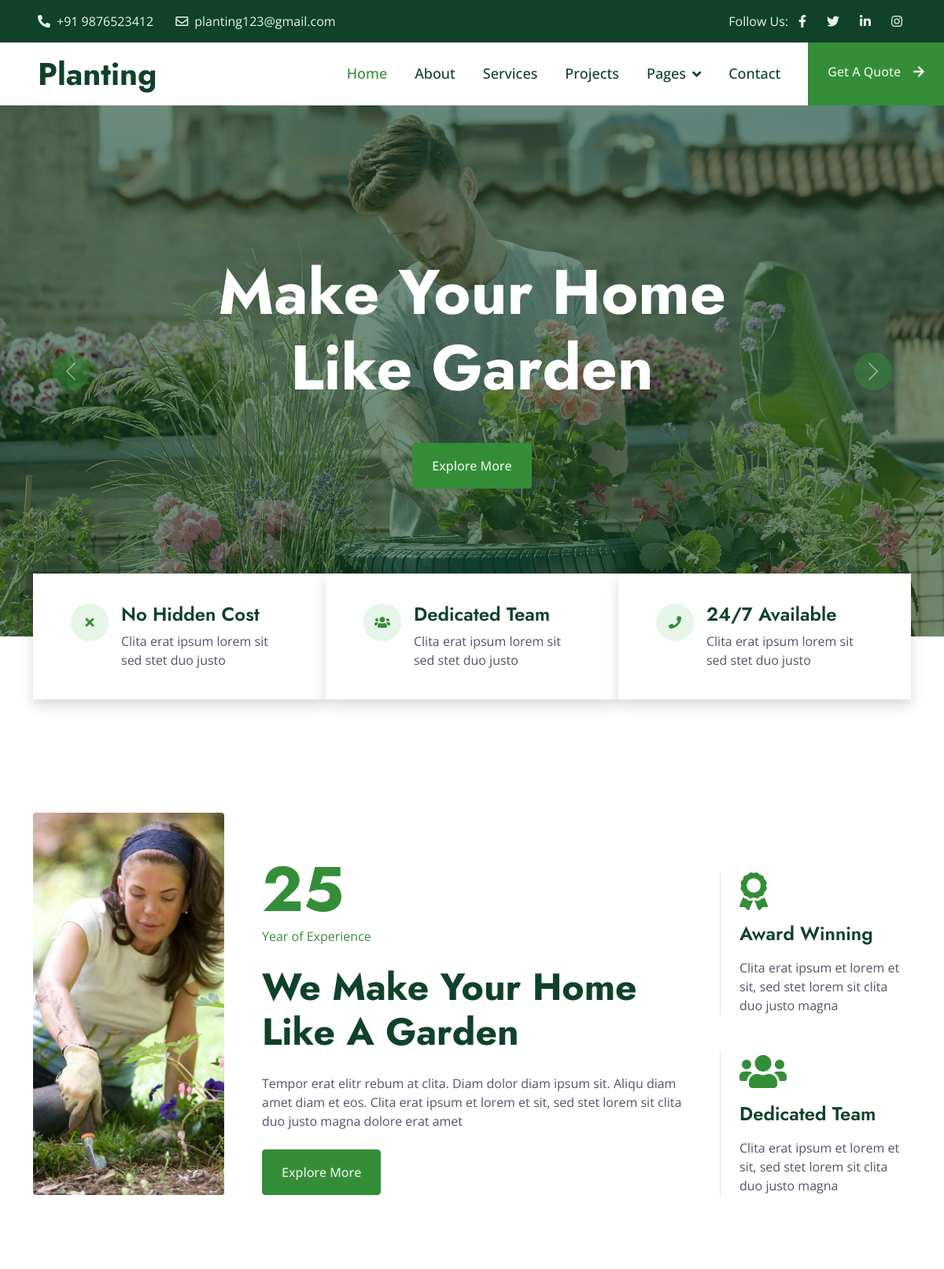
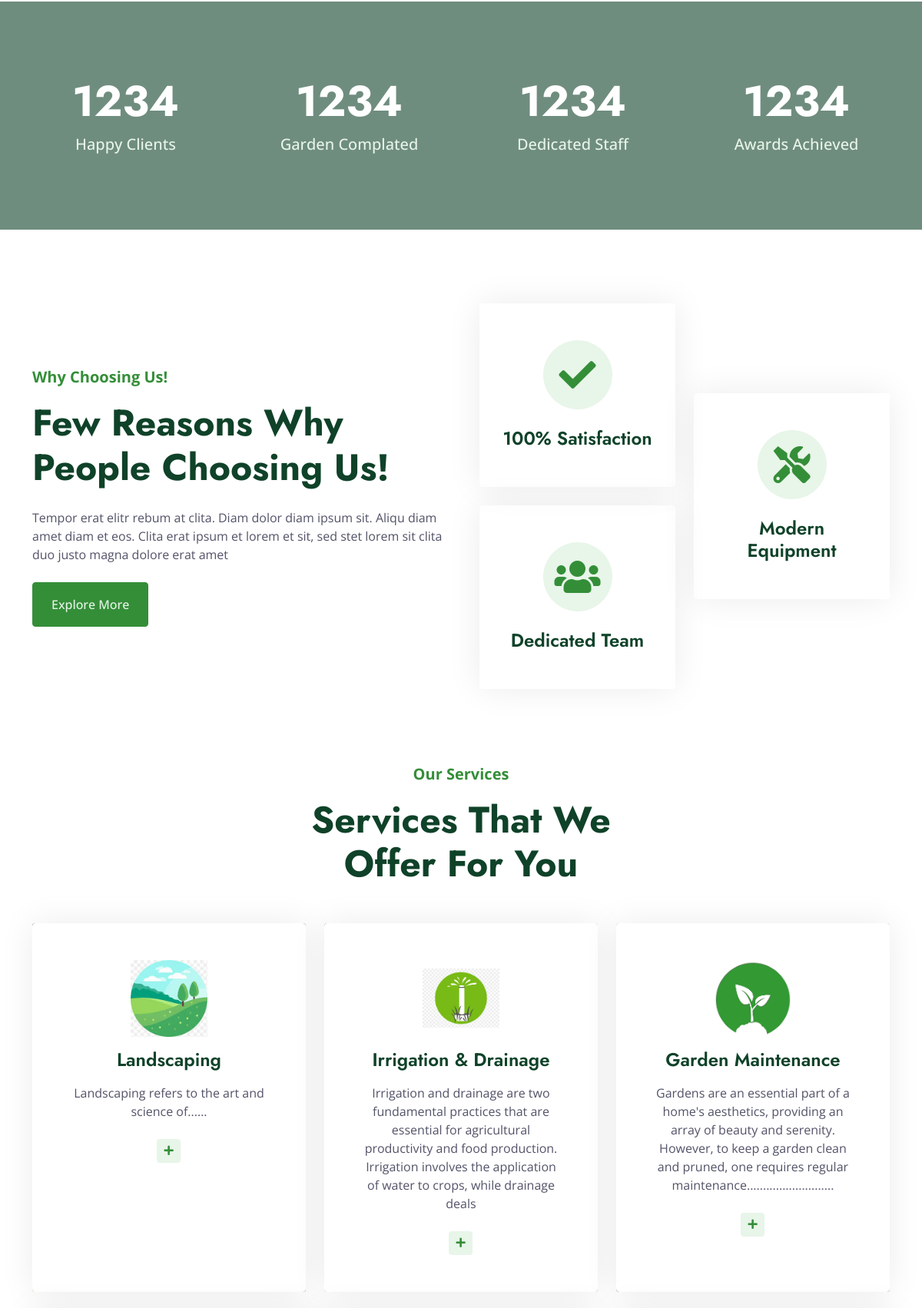
The page / (upper part) on the database its author committed (2 pictures, top to bottom).
### gardenApp/models.py (models this page shows, shortened)
class service(models.Model):
    id=models.AutoField(primary_key=True)
    name=models.CharField(max_length=50)
    description=models.TextField(max_length=200)
    description2=models.TextField(default=None,blank=True,null=True)
    pic1=models.ImageField(upload_to="service")
    pic2=models.ImageField(upload_to="service",default=None,null=True,blank=True)
    pic3=models.ImageField(upload_to="service",default=True,null=True,blank=True)
    pic4=models.ImageField(upload_to="service",default=True,null=True,blank=True)
    pic5=models.ImageField(upload_to="service",default=True,null=True,blank=True)

### gardenApp/views.py (the view, shortened to what this page needs)
# urls.py: path('',garden.homepage),
def homepage(request):
    data=service.objects.all().order_by("id")
    teams=team.objects.all().order_by("id")
    testimonials=testimonial.objects.all().order_by("id")
    return render(request,"index.html",{'data':data,'teams':teams,'testimonials':testimonials})

### gardenApp/templates/index.html (shortened to what this page needs)
{% load static %}
<!DOCTYPE html>
<html lang="en">
<head>
    <link href="https://cdnjs.cloudflare.com/ajax/libs/font-awesome/5.10.0/css/all.min.css" rel="stylesheet">
    <link href="https://cdn.jsdelivr.net/npm/bootstrap-icons@1.4.1/font/bootstrap-icons.css" rel="stylesheet">
    <link href="/static/lib/animate/animate.min.css" rel="stylesheet">
    <link href="/static/lib/owlcarousel/assets/owl.carousel.min.css" rel="stylesheet">
    <link href="/static/lib/lightbox/css/lightbox.min.css" rel="stylesheet">
    <link href="/static/css/bootstrap.min.css" rel="stylesheet">
    <link href="/static/css/style.css" rel="stylesheet">
</head>
<body>
    <div class="container-fluid bg-dark text-light px-0 py-2">
        <div class="row gx-0 d-none d-lg-flex">
            <div class="col-lg-7 px-5 text-start">
                <div class="h-100 d-inline-flex align-items-center me-4">
                    <span class="fa fa-phone-alt me-2"></span>
                    <span>+91 9876523412</span>
                </div>
                <div class="h-100 d-inline-flex align-items-center">
                    <span class="far fa-envelope me-2"></span>
                    <span>planting123@gmail.com</span>
                </div>
            </div>
            <div class="col-lg-5 px-5 text-end">
                <div class="h-100 d-inline-flex align-items-center mx-n2">
                    <span>Follow Us:</span>
                    <a class="btn btn-link text-light" href=""><i class="fab fa-facebook-f"></i></a>
                    <a class="btn btn-link text-light" href=""><i class="fab fa-twitter"></i></a>
                    <a class="btn btn-link text-light" href=""><i class="fab fa-linkedin-in"></i></a>
                    <a class="btn btn-link text-light" href=""><i class="fab fa-instagram"></i></a>
                </div>
            </div>
        </div>
    </div>
    <nav class="navbar navbar-expand-lg bg-white navbar-light sticky-top p-0">
        <a href="#" class="navbar-brand d-flex align-items-center px-4 px-lg-5">
            <h1 class="m-0"> Planting</h1>
        </a>
        <div class="collapse navbar-collapse" id="navbarCollapse">
            <div class="navbar-nav ms-auto p-4 p-lg-0">
                <a href="/" class="nav-item nav-link active">Home</a>
                <a href="/about/" class="nav-item nav-link">About</a>
                <a href="/service/" class="nav-item nav-link">Services</a>
                <a href="/project/" class="nav-item nav-link">Projects</a>
                <div class="nav-item dropdown">
                    <a href="#" class="nav-link dropdown-toggle" data-bs-toggle="dropdown">Pages</a>
                </div>
                <a href="/contact/" class="nav-item nav-link">Contact</a>
            </div>
            <a href="/quote/" class="btn btn-primary py-4 px-lg-4 rounded-0 d-none d-lg-block">Get A Quote<i class="fa fa-arrow-right ms-3"></i></a>
        </div>
    </nav>
     {% block body %}
    <div class="container-fluid p-0 wow fadeIn" data-wow-delay="0.1s">
        <div id="header-carousel" class="carousel slide" data-bs-ride="carousel">
            <div class="carousel-inner">
                <div class="carousel-item active">
                    <img class="w-100" src="/static/img/carousel-1.jpg" alt="Image">
                    <div class="carousel-caption">
                        <div class="container">
                            <div class="row justify-content-center">
                                <div class="col-lg-8">
                                    <h1 class="display-1 text-white mb-5 animated slideInDown">Make Your Home Like Garden</h1>
                                    <a href="" class="btn btn-primary py-sm-3 px-sm-4">Explore More</a>
                                </div>
                            </div>
                        </div>
                    </div>
                </div>
            </div>
            <button class="carousel-control-prev" type="button" data-bs-target="#header-carousel"
                data-bs-slide="prev">
                <span class="carousel-control-prev-icon" aria-hidden="true"></span>
            </button>
            <button class="carousel-control-next" type="button" data-bs-target="#header-carousel"
                data-bs-slide="next">
                <span class="carousel-control-next-icon" aria-hidden="true"></span>
            </button>
        </div>
    </div>
    <div class="container-fluid top-feature py-5 pt-lg-0">
        <div class="container py-5 pt-lg-0">
            <div class="row gx-0">
                <div class="col-lg-4 wow fadeIn" data-wow-delay="0.1s">
                    <div class="bg-white shadow d-flex align-items-center h-100 px-5" style="min-height: 160px;">
                        <div class="d-flex">
                            <div class="flex-shrink-0 btn-lg-square rounded-circle bg-light">
                                <i class="fa fa-times text-primary"></i>
                            </div>
                            <div class="ps-3">
                                <h4>No Hidden Cost</h4>
                                <span>Clita erat ipsum lorem sit sed stet duo justo</span>
                            </div>
                        </div>
                    </div>
                </div>
                <div class="col-lg-4 wow fadeIn" data-wow-delay="0.3s">
                    <div class="bg-white shadow d-flex align-items-center h-100 px-5" style="min-height: 160px;">
                        <div class="d-flex">
                            <div class="flex-shrink-0 btn-lg-square rounded-circle bg-light">
                                <i class="fa fa-users text-primary"></i>
                            </div>
                            <div class="ps-3">
                                <h4>Dedicated Team</h4>
                                <span>Clita erat ipsum lorem sit sed stet duo justo</span>
                            </div>
                        </div>
                    </div>
                </div>
                <div class="col-lg-4 wow fadeIn" data-wow-delay="0.5s">
                    <div class="bg-white shadow d-flex align-items-center h-100 px-5" style="min-height: 160px;">
                        <div class="d-flex">
                            <div class="flex-shrink-0 btn-lg-square rounded-circle bg-light">
                                <i class="fa fa-phone text-primary"></i>
                            </div>
                            <div class="ps-3">
                                <h4>24/7 Available</h4>
                                <span>Clita erat ipsum lorem sit sed stet duo justo</span>
                            </div>
                        </div>
                    </div>
                </div>
            </div>
        </div>
    </div>
    <div class="container-xxl py-5">
        <div class="container">
            <div class="row g-5 align-items-end">
                <div class="col-lg-3 col-md-5 wow fadeInUp" data-wow-delay="0.1s">
                    <img class="img-fluid rounded" data-wow-delay="0.1s" src="/static/img/about.jpg">
                </div>
                <div class="col-lg-6 col-md-7 wow fadeInUp" data-wow-delay="0.3s">
                    <h1 class="display-1 text-primary mb-0">25</h1>
                    <p class="text-primary mb-4">Year of Experience</p>
                    <h1 class="display-5 mb-4">We Make Your Home Like A Garden</h1>
                    <p class="mb-4">Tempor erat elitr rebum at clita. Diam dolor diam ipsum sit. Aliqu diam amet diam et eos. Clita erat ipsum et lorem et sit, sed stet lorem sit clita duo justo magna dolore erat amet</p>
                    <a class="btn btn-primary py-3 px-4" href="">Explore More</a>
                </div>
                <div class="col-lg-3 col-md-12 wow fadeInUp" data-wow-delay="0.5s">
                    <div class="row g-5">
                        <div class="col-12 col-sm-6 col-lg-12">
                            <div class="border-start ps-4">
                                <i class="fa fa-award fa-3x text-primary mb-3"></i>
                                <h4 class="mb-3">Award Winning</h4>
                                <span>Clita erat ipsum et lorem et sit, sed stet lorem sit clita duo justo magna</span>
                            </div>
                        </div>
                        <div class="col-12 col-sm-6 col-lg-12">
                            <div class="border-start ps-4">
                                <i class="fa fa-users fa-3x text-primary mb-3"></i>
                                <h4 class="mb-3">Dedicated Team</h4>
                                <span>Clita erat ipsum et lorem et sit, sed stet lorem sit clita duo justo magna</span>
                            </div>
                        </div>
                    </div>
                </div>
            </div>
        </div>
    </div>
    <div class="container-fluid facts my-5 py-5" data-parallax="scroll" data-image-src="img/carousel-1.jpg">
        <div class="container py-5">
            <div class="row g-5">
                <div class="col-sm-6 col-lg-3 text-center wow fadeIn" data-wow-delay="0.1s">
                    <h1 class="display-4 text-white" data-toggle="counter-up">1234</h1>
                    <span class="fs-5 fw-semi-bold text-light">Happy Clients</span>
                </div>
                <div class="col-sm-6 col-lg-3 text-center wow fadeIn" data-wow-delay="0.3s">
                    <h1 class="display-4 text-white" data-toggle="counter-up">1234</h1>
                    <span class="fs-5 fw-semi-bold text-light">Garden Complated</span>
                </div>
                <div class="col-sm-6 col-lg-3 text-center wow fadeIn" data-wow-delay="0.5s">
                    <h1 class="display-4 text-white" data-toggle="counter-up">1234</h1>
                    <span class="fs-5 fw-semi-bold text-light">Dedicated Staff</span>
                </div>
                <div class="col-sm-6 col-lg-3 text-center wow fadeIn" data-wow-delay="0.7s">
                    <h1 class="display-4 text-white" data-toggle="counter-up">1234</h1>
                    <span class="fs-5 fw-semi-bold text-light">Awards Achieved</span>
                </div>
            </div>
        </div>
    </div>
    <div class="container-xxl py-5">
        <div class="container">
            <div class="row g-5 align-items-center">
                <div class="col-lg-6 wow fadeInUp" data-wow-delay="0.1s">
                    <p class="fs-5 fw-bold text-primary">Why Choosing Us!</p>
                    <h1 class="display-5 mb-4">Few Reasons Why People Choosing Us!</h1>
                    <p class="mb-4">Tempor erat elitr rebum at clita. Diam dolor diam ipsum sit. Aliqu diam amet diam et eos. Clita erat ipsum et lorem et sit, sed stet lorem sit clita duo justo magna dolore erat amet</p>
                    <a class="btn btn-primary py-3 px-4" href="">Explore More</a>
                </div>
                <div class="col-lg-6">
                    <div class="row g-4 align-items-center">
                        <div class="col-md-6">
                            <div class="row g-4">
                                <div class="col-12 wow fadeIn" data-wow-delay="0.3s">
                                    <div class="text-center rounded py-5 px-4" style="box-shadow: 0 0 45px rgba(0,0,0,.08);">
                                        <div class="btn-square bg-light rounded-circle mx-auto mb-4" style="width: 90px; height: 90px;">
                                            <i class="fa fa-check fa-3x text-primary"></i>
                                        </div>
                                        <h4 class="mb-0">100% Satisfaction</h4>
                                    </div>
                                </div>
                                <div class="col-12 wow fadeIn" data-wow-delay="0.5s">
                                    <div class="text-center rounded py-5 px-4" style="box-shadow: 0 0 45px rgba(0,0,0,.08);">
                                        <div class="btn-square bg-light rounded-circle mx-auto mb-4" style="width: 90px; height: 90px;">
                                            <i class="fa fa-users fa-3x text-primary"></i>
                                        </div>
                                        <h4 class="mb-0">Dedicated Team</h4>
                                    </div>
                                </div>
                            </div>
                        </div>
                        <div class="col-md-6 wow fadeIn" data-wow-delay="0.7s">
                            <div class="text-center rounded py-5 px-4" style="box-shadow: 0 0 45px rgba(0,0,0,.08);">
                                <div class="btn-square bg-light rounded-circle mx-auto mb-4" style="width: 90px; height: 90px;">
                                    <i class="fa fa-tools fa-3x text-primary"></i>
                                </div>
                                <h4 class="mb-0">Modern Equipment</h4>
                            </div>
                        </div>
                    </div>
                </div>
            </div>
        </div>
    </div>
    <div class="container-xxl py-5">
        <div class="container">
            <div class="text-center mx-auto wow fadeInUp" data-wow-delay="0.1s" style="max-width: 500px;">
                <p class="fs-5 fw-bold text-primary">Our Services</p>
                <h1 class="display-5 mb-5">Services That We Offer For You</h1>
            </div>
            <div class="row g-4">
                {% for item in data %}
                <div class="col-lg-4 col-md-6 wow fadeInUp" data-wow-delay="0.1s">
                    <div class="service-item rounded d-flex h-100">
                        <div class="service-img rounded">
                        </div>
                        <div class="service-text rounded p-5">
                            <div class="btn-square rounded-circle mx-auto mb-3">
                                <img class="img-fluid" src="{{item.pic2.url}}" alt="Icon">
                            </div>
                            <h4 class="mb-3">{{item.name}}</h4>
                            <p class="mb-4">{{item.description}}</p>
                            <a class="btn btn-sm" href="/readmore/{{item.id}}"><i class="fa fa-plus text-primary me-2"></i>Read More</a>
                        </div>
                    </div>
                </div>
                {% endfor %}
            </div>
        </div>
    </div>
    {% endblock %}
</body>
</html>

### rows shown on the page
service: pic2 (picture), name "Landscaping", description "Landscaping refers to the art and science of......"
service: pic2 (picture), name "Irrigation & Drainage", description "Irrigation and drainage are two fundamental practices that are essential for agricultural productivity and food production. Irrigation involves the application of water to crops, while drainage deals"
service: pic2 (picture), name "Garden Maintenance", description "Gardens are an essential part of a home's aesthetics, providing an array of beauty and serenity. However, to keep a garden clean and pruned, one requires regular maintenance..........................."
